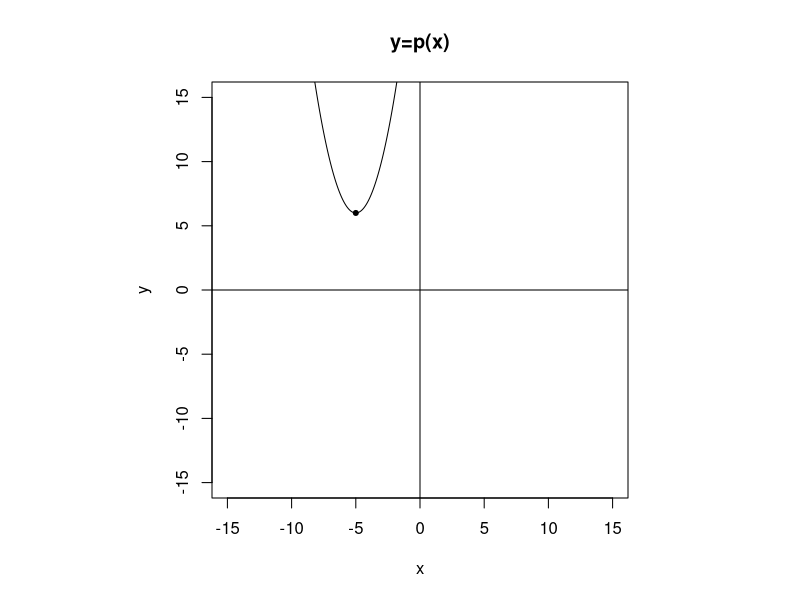

Source code (R):
## ---- chunk 1
options(scipen=999)
pfix = function(c,d){
    cc = c[c!=0]
    dd = d[c!=0]
    p = paste0("{",cc,"}x^{",dd,"}",collapse="+")
    p = gsub("x^{0}","",p,fixed=T)
    p = gsub("x^{1}","x",p,fixed=T)
    p = gsub("+{-","-{",p,fixed=T)
    p = gsub("+{1}x","+x",p,fixed=T)
    p = gsub("-{1}x","-x",p,fixed=T)
    p = gsub("{-1}x","-x",p,fixed=T)
    p = gsub("{1}x","x",p,fixed=T)
    return(p)
}
mfix = function(c,d){
    cc = c[c!=0]
    dd = d[c!=0]
    p = paste0("+{",cc,"}x^{",dd,"}",collapse="")
    p = gsub("x^{0}","",p,fixed=T)
    p = gsub("x^{1}","x",p,fixed=T)
    p = gsub("+{-","-{",p,fixed=T)
    p = gsub("+{1}x","+x",p,fixed=T)
    p = gsub("-{1}x","-x",p,fixed=T)
    p = gsub("{-1}x","-x",p,fixed=T)
    p = gsub("{1}x","x",p,fixed=T)
    return(p)
}
### (x-h)^2+k
hk = sample(2:9,2)*sample(c(-1,1),2,T)
h = hk[1]
k = hk[2]

## x^2-2hx+(h^2+k)
B = -2*h
C = h^2+k

ch = -10:10
mch = paste0("",ch)
mch = gsub("+-","-",mch,fixed=T)
al = paste0("* ",mch,collapse="\n")

sol1 = paste0(1*(h==ch),collapse="")
sol2 = paste0(1*(k==ch),collapse="")


## ---- chunk 2
par(pty="s")
xs = seq(-15,15,0.01)
ys = (xs-h)^2+k
plot(xs,ys,"l",xlim=c(-15,15),ylim=c(-15,15),xlab="x",ylab="y",main="y=p(x)")
points(h,k,pch=20)
abline(h=0)
abline(v=0)
